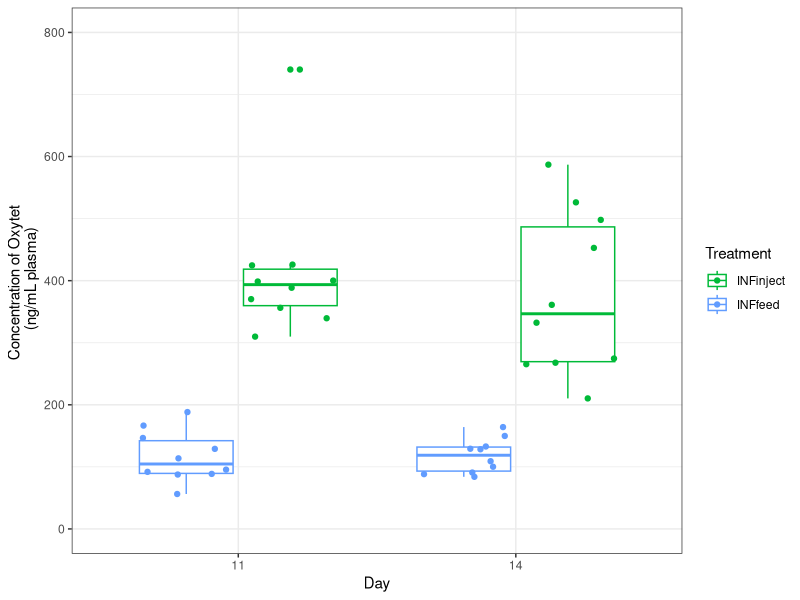
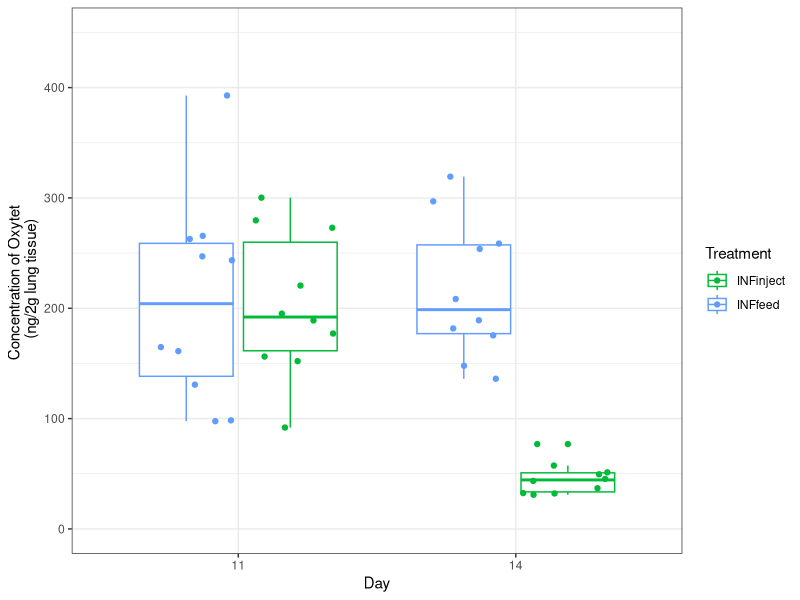
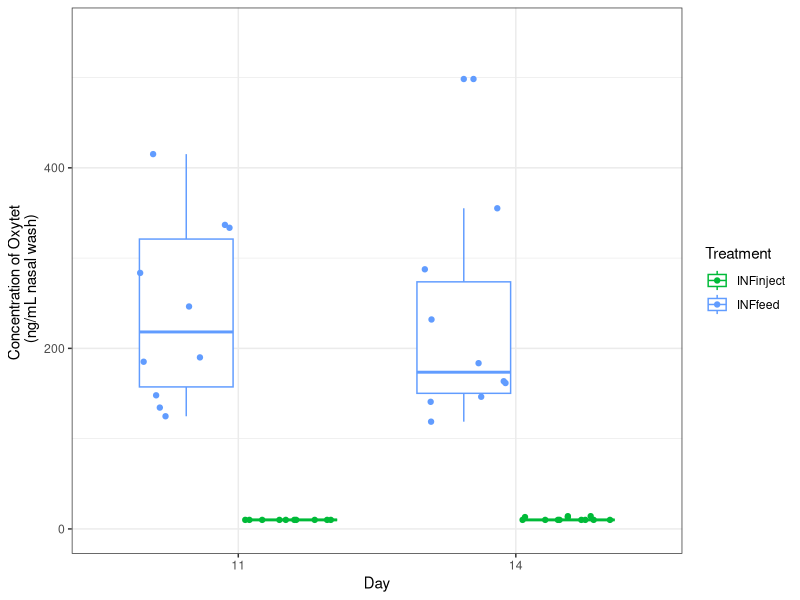

These figures' R source, in order: (Note: this script raises an error after producing the figures.)
#####################################################################################################
#FS9 Antibiotic concentration, weight, average daily gain (ADG), lung lesion
#Kathy Mou

#Purpose: This code graphs concentration of oxytetracycline in each tissue for each group and also relative to weight, ADG, and lung lesion
#This was taken from Jules' code (FS1_ABX_conc.R) with some modifications to fit FS9 dataset.

#Load library packages
library(tidyverse)
library(reshape2)
library(ggplot2)
library(cowplot)
library(dplyr)
#library("ggsignif")

sessionInfo()
#R version 4.0.2 (2020-06-22)

########################################################################################################

#Import file
tis <- read.csv('./data/FS9_WeightOxytet.csv', stringsAsFactors = FALSE)  # reads in data, already cleaned a little

#Must organize "tis" file in order to run the various scripts below
tis$Day <- as.numeric(gsub('D', '', tis$Day))             # replaces the 'D' in the time column with '' (nothing)
tis.melt <- melt(tis, id.vars = c(1:4), measure.vars = c(5:7))          # converts to long dataframe format for easy plotting
tis.melt                                                                # just checking on the new long dataframe
tis.melt$value <- gsub('NF', 0, tis.melt$value)         # replaces 'NF' with 0
tis.melt$value <- as.numeric(tis.melt$value)            # forces the value column to be numeric 
tis.melt <- na.exclude(tis.melt)                                        # removes NAs which were introduced in the previous line
tis.melt$DayXTreatment <- paste(tis.melt$Day, tis.melt$Treatment, sep = '_') # creates a 'DayXTreatment column', it's just the 'Day' and 'Treatment' columns pasted together
tis.melt$Day <- factor(tis.melt$Day)                                     # makes the 'Day' column a factor (this means it is categorical data, not continuous data)
tis.melt$Tissue <- ifelse(tis.melt$variable == 'PlasmaOxytet', 'Plasma', 
                          ifelse(tis.melt$variable == 'LungOyxtet', 'Lung',
                                 ifelse(tis.melt$variable == 'NasalOxytet', 'Nasal', NA)))   #Replace original names in 'variable' column with with new names
unique(tis.melt$Treatment)
tis.melt$Treatment <- factor(tis.melt$Treatment, levels = c('NONINFnm', 'INFnm', 'INFinject', 'INFfeed'))

#######################################################################################################################################
#Oxytetracycline Levels, Weight (Figure 3)

#Plasma oxytetracycline only
plasmaoxytet <- tis.melt %>% filter(Tissue == 'Plasma') %>% filter(Treatment %in% c('INFinject', "INFfeed")) %>% 
  ggplot(aes(x=Day, y=value, group=DayXTreatment, color=Treatment)) +
  scale_color_manual(values = c(INFinject='#00BA38',
                               INFfeed='#619CFF')) +
  geom_boxplot() + 
  ylab('Concentration of Oxytet \n (ng/mL plasma)') + 
  theme_bw() + 
  geom_jitter(position=position_jitterdodge(jitter.width = 1)) +
  ylim(0,800)
plasmaoxytet

#Lung oxytetracycline only
lungoxytet <- tis.melt %>% filter(Tissue == 'Lung') %>% filter(Treatment %in% c('INFinject', "INFfeed")) %>% 
  ggplot(aes(x=Day, y=value, group=DayXTreatment, color=Treatment)) +
  scale_color_manual(values = c(INFinject='#00BA38',
                               INFfeed='#619CFF')) +
  geom_boxplot() + 
  geom_jitter(position = position_jitterdodge(jitter.width = 1)) +
  ylab('Concentration of Oxytet \n (ng/2g lung tissue)') + 
  theme_bw() +
  ylim(0,450)
lungoxytet

#Nasal oxytetracycline only
nasaloxytet <- tis.melt %>% filter(Tissue == 'Nasal') %>% filter(Treatment %in% c('INFinject', 'INFfeed')) %>% 
  ggplot(aes(x=Day, y=value, group=DayXTreatment, color=Treatment)) +
  scale_color_manual(values = c(INFinject='#00BA38',
                               INFfeed='#619CFF')) +
  geom_boxplot() + 
  geom_jitter(position = position_jitterdodge(jitter.width = 1)) +
  ylab('Concentration of Oxytet \n (ng/mL nasal wash)') +
  theme_bw() +
  ylim(0,550)
nasaloxytet

#Oxytet stats
tis.melt$group <- paste(tis.melt$Pig, tis.melt$Day, tis.melt$Tissue, sep = '_')
Lung.abx <- tis.melt %>% filter(Tissue == 'Lung') #subset lung data
tmp <- tis.melt %>% group_by(Day, Tissue, Treatment) %>% summarise(mean=mean(value), 
                                                                   n=n(), 
                                                                   sd=sd(value), 
                                                                   se=sd/n) %>% write_csv('./results/mean_abx_conc.csv')

#Weight and oxytetracycline plots

#Convert weight from character to numeric in order to run linear regression with Weight as x-axis
class(tis.melt$Weight) #character
tis.melt$Weight <- as.numeric(tis.melt$Weight)
class(tis.melt$Weight) #numeric

#Concentration of oxytetracycline relative to weight, plasma, days 11 and 14
plasmaweight <- tis.melt %>% 
  filter(Tissue=="Plasma") %>% 
  ggplot(aes(x=Weight, y=value, color=Treatment)) +
  scale_color_manual(values = c(INFinject='#00BA38',
                                INFnm='#F8766D',
                                INFfeed='#619CFF',
                                NONINFnm="#C77CFF")) +
  geom_smooth(method = 'lm') + 
  geom_point() + 
  theme_bw() +
  ylab('Concentration of Oxytet \n (ng/mL plasma)') + 
  xlab("Weight (lbs)") +
  facet_wrap(vars(Day), scales = "free") +
  xlim(13,34) +
  ylim(0,800)
plasmaweight

#Concentration of oxytetracycline relative to weight, lung, days 11 and 14
lungweight <- tis.melt %>% 
  filter(Tissue=="Lung") %>% 
  ggplot(aes(x=Weight, y=value, color=Treatment)) +
  scale_color_manual(values = c(INFinject='#00BA38',
                                INFnm='#F8766D',
                                INFfeed='#619CFF',
                                NONINFnm="#C77CFF")) +
  geom_smooth(method = 'lm') + 
  geom_point() + 
  theme_bw() +
  ylab('Concentration of Oxytet \n (ng/2g lung tissue)') + 
  xlab("Weight (lbs)") +
  facet_wrap(vars(Day), scales = "free") +
  xlim(13,34) +
  ylim(0,450)
lungweight

#Concentration of oxytetracycline relative to weight, nasal, days 11 and 14
nasalweight <- tis.melt %>% 
  filter(Tissue=="Nasal") %>% 
  ggplot(aes(x=Weight, y=value, color=Treatment)) +
  scale_color_manual(values = c(INFinject='#00BA38',
                                INFnm='#F8766D',
                                INFfeed='#619CFF',
                                NONINFnm="#C77CFF")) +
  geom_smooth(method = 'lm') + 
  geom_point() + 
  theme_bw() +
  ylab('Concentration of Oxytet \n (ng/mL nasal wash)') + 
  xlab("Weight (lbs)") +
  theme(axis.title.y = element_text(size=10)) +
  facet_wrap(vars(Day), scales = "free") +
  xlim(13,34) +
  ylim(0,550)
nasalweight

#Combine figures
fig_3 <- plot_grid(lungoxytet, lungweight, nasaloxytet, nasalweight, plasmaoxytet, plasmaweight, 
                   labels = c('A', 'B', "C", "D", "E", "F"), 
                   label_size = 12, 
                   ncol = 2,
                   vjust = 1.4,
                   rel_widths = c(1, 1.5))
fig_3

ggsave("Fig3_OxytetLevelsWeight.tiff", plot=fig_3, width = 10, height = 8, dpi = 200, units =c("in"))



########################################################################################################
#ADG (Figure 2)

#Import file
adg <- read.csv('./data/FS9_AverageDailyGain.csv', stringsAsFactors = FALSE)
colnames(adg)
adg1 <- pivot_longer(adg, cols=c("D0", "D11", "D14"), names_to="Day", values_to="Weight_lbs")
adg2 <- pivot_longer(adg1, cols=c("D11_ADG", "D14_ADG"), names_to="Day_ADG", values_to="ADG")
adg2$Day_ADG <- as.character((adg2$Day_ADG))
adg2$Day <- as.character((adg2$Day))

stats <- adg2 %>% 
  group_by(Treatment, Day_ADG) %>% 
  summarise(Sum=sum(ADG, na.rm = TRUE), Mean=(mean(ADG, na.rm = TRUE)), sd = sd(ADG, na.rm = TRUE)) %>% 
write.csv(stats, file= "FS9_ADGstats.csv")

stats2 <- adg %>% 
  group_by(Treatment) %>% 
  summarise(Sum=sum(D0, na.rm = TRUE), Mean=(mean(D0, na.rm = TRUE)), sd = sd(D0, na.rm = TRUE))
write.csv(stats2, file="FS9_D0weight.csv")

colnames(adg)

stats3 <- adg %>% 
  group_by(Treatment) %>% 
  mutate(two_week_wt = (D14 - D0)) %>% 
  summarise(Sum=sum(two_week_wt, na.rm = TRUE), Mean=(mean(two_week_wt, na.rm= TRUE)), sd = sd(two_week_wt, na.rm = TRUE))
write.csv(stats3, file="FS9_two_week_wt.csv")

#Figure 2a
fig_day0adg <- adg %>% 
  ggplot(aes(x=Treatment, y=D0, color=Treatment)) +
  scale_color_manual(values = c(INFinject='#00BA38',
                                INFnm='#F8766D',
                                INFfeed='#619CFF',
                                NONINFnm="#C77CFF")) +
  geom_boxplot() + 
  geom_jitter(position=position_jitterdodge(jitter.width = .20))+
  labs(y= 'Weight (lbs) on day 0', x= NULL) +
  theme(axis.text.x = element_text(size=12),
        axis.text.y = element_text(size=12),
        axis.title.y = element_text(size=12)) +
  theme_bw() + 
  theme(legend.position = "none")
fig_day0adg

#Figure 2b
fig_day11adg <- adg %>% 
  ggplot(aes(x=Treatment, y=D11_ADG, color=Treatment)) +
  scale_color_manual(values = c(INFinject='#00BA38',
                                INFnm='#F8766D',
                                INFfeed='#619CFF',
                                NONINFnm="#C77CFF")) +
  geom_boxplot() + 
  geom_jitter(position=position_jitterdodge(jitter.width = .20))+
  labs(y= 'Average daily gain (lbs) from day 0 to day 11', x= NULL) +
  theme(axis.text.x = element_text(size=12),
        axis.text.y = element_text(size=12),
        axis.title.y = element_text(size=12)) +
  theme_bw() +
  theme(legend.position = "none") +
  ylim(0,1.2)
fig_day11adg

#Figure 2c
fig_day14adg <- adg %>% 
  ggplot(aes(x=Treatment, y=D14_ADG, color=Treatment)) +
  scale_color_manual(values = c(INFinject='#00BA38',
                                INFnm='#F8766D',
                                INFfeed='#619CFF',
                                NONINFnm="#C77CFF")) +
  geom_boxplot() + 
  geom_jitter(position=position_jitterdodge(jitter.width = .20))+
  labs(y= 'Average daily gain (lbs) from day 0 to day 14', x= NULL) +
  theme(axis.text.x = element_text(size=12),
        axis.text.y = element_text(size=12),
        legend.text = element_text(size=12),
        legend.title = element_text(size=12),
        axis.title.y = element_text(size=12)) +
  theme_bw() + 
  ylim(0,1.2)
fig_day14adg

#Combined Weight + ADG figures
fig_adg3plots <- plot_grid(fig_day0adg, fig_day11adg, fig_day14adg, labels = c('A', 'B', 'C'), label_size = 12, nrow = 1, rel_widths = c(1, 1, 1.2))
fig_adg3plots
ggsave("Fig2_ADG_abc.tiff", plot=fig_adg3plots, width = 15, height = 5, dpi = 500, units =c("in"))

########################################################################################################
#Lung Lesion (Supplemental Figure)

lung <- read.csv('./data/FS9_LungLesionScores.csv', stringsAsFactors = FALSE)
colnames(lung)
fig_lung <- lung %>% 
  ggplot(aes(x=Day, y=WeightedAverage, color=Treatment)) +
  scale_color_manual(values = c(NONINFnm="#C77CFF",
                                INFinject='#00BA38',
                                INFnm='#F8766D',
                                INFfeed='#619CFF')) +
  geom_boxplot() + 
  geom_jitter(aes(color= Treatment), position=position_jitterdodge(jitter.width = .20))+
  labs(y= 'Lung Lesion Weighted Average Score', x= NULL) +
  theme(axis.text.x = element_text(size=12),
        axis.text.y = element_text(size=12),
        legend.text = element_text(size=12),
        legend.title = element_text(size=12),
        axis.title.y = element_text(size=12)) +
  theme_bw()
fig_lung

stats <- lung %>% 
  group_by(lung$Treatment, Day) %>% 
  summarise(Sum=sum(WeightedAverage), Mean=(mean(WeightedAverage)), sd = sd(WeightedAverage), se = sd(WeightedAverage)/sqrt(n()))
write.csv(stats, file= "FS9_LungLesionStats.csv")

ggsave("SuppFig1_LungLesionSeverity.tiff", plot=fig_lung, width = 5, height = 7, dpi = 500, units =c("in"))
